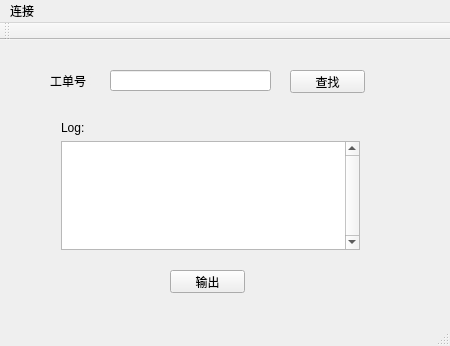
<?xml version="1.0" encoding="UTF-8"?>
<ui version="4.0">
 <class>MainWindow</class>
 <widget class="QMainWindow" name="MainWindow">
  <property name="geometry">
   <rect>
    <x>0</x>
    <y>0</y>
    <width>450</width>
    <height>346</height>
   </rect>
  </property>
  <property name="windowTitle">
   <string>MainWindow</string>
  </property>
  <widget class="QWidget" name="centralWidget">
   <widget class="QLabel" name="label">
    <property name="geometry">
     <rect>
      <x>50</x>
      <y>30</y>
      <width>41</width>
      <height>21</height>
     </rect>
    </property>
    <property name="text">
     <string>工单号：</string>
    </property>
   </widget>
   <widget class="QLineEdit" name="iccidEdit">
    <property name="geometry">
     <rect>
      <x>110</x>
      <y>30</y>
      <width>161</width>
      <height>21</height>
     </rect>
    </property>
   </widget>
   <widget class="QPushButton" name="searchButton">
    <property name="geometry">
     <rect>
      <x>290</x>
      <y>30</y>
      <width>75</width>
      <height>23</height>
     </rect>
    </property>
    <property name="text">
     <string>查找</string>
    </property>
   </widget>
   <widget class="QPushButton" name="outputButton">
    <property name="geometry">
     <rect>
      <x>170</x>
      <y>230</y>
      <width>75</width>
      <height>23</height>
     </rect>
    </property>
    <property name="text">
     <string>输出</string>
    </property>
   </widget>
   <widget class="QWidget" name="layoutWidget">
    <property name="geometry">
     <rect>
      <x>50</x>
      <y>70</y>
      <width>321</width>
      <height>151</height>
     </rect>
    </property>
    <layout class="QVBoxLayout" name="verticalLayout">
     <item>
      <widget class="QLabel" name="label_2">
       <property name="text">
        <string>Log:</string>
       </property>
      </widget>
     </item>
     <item>
      <widget class="QTextEdit" name="printEdit">
       <property name="verticalScrollBarPolicy">
        <enum>Qt::ScrollBarAlwaysOn</enum>
       </property>
      </widget>
     </item>
    </layout>
   </widget>
  </widget>
  <widget class="QMenuBar" name="menuBar">
   <property name="geometry">
    <rect>
     <x>0</x>
     <y>0</y>
     <width>450</width>
     <height>23</height>
    </rect>
   </property>
   <widget class="QMenu" name="menu">
    <property name="title">
     <string>连接</string>
    </property>
    <addaction name="crSqlAction"/>
    <addaction name="xhSQLAction"/>
   </widget>
   <addaction name="menu"/>
  </widget>
  <widget class="QToolBar" name="mainToolBar">
   <attribute name="toolBarArea">
    <enum>TopToolBarArea</enum>
   </attribute>
   <attribute name="toolBarBreak">
    <bool>false</bool>
   </attribute>
  </widget>
  <widget class="QStatusBar" name="statusBar"/>
  <action name="crSqlAction">
   <property name="text">
    <string>潮润(&amp;F)</string>
   </property>
  </action>
  <action name="xhSQLAction">
   <property name="text">
    <string>总部(&amp;G)</string>
   </property>
  </action>
 </widget>
 <layoutdefault spacing="6" margin="11"/>
 <resources/>
 <connections/>
</ui>
